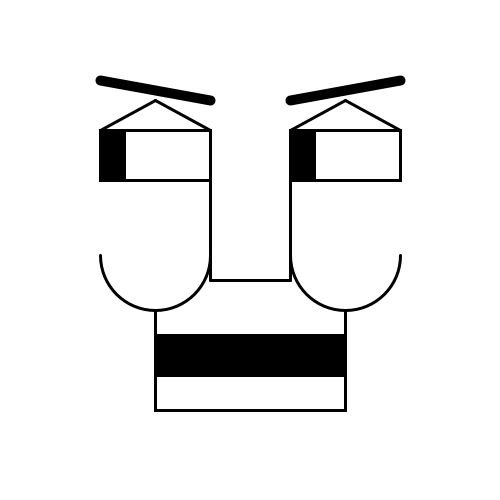
Frame 1 (no input)
Frame 60 (the mouse pressed at the canvas centre just before this capture): identical to frame 1, image omitted
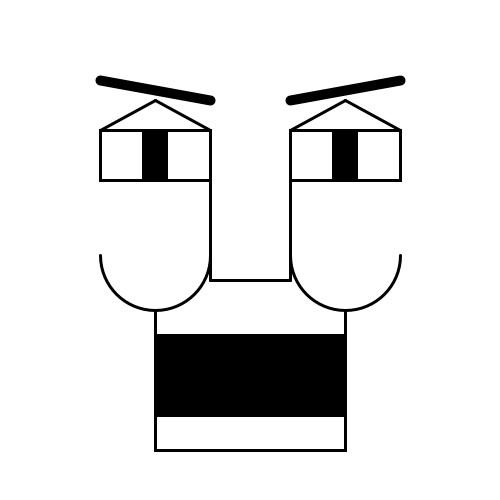
Frame 120 (the mouse held since frame 60 and released just before this capture)

The Processing sketch that drew these frames (run headless with seeded random() and noise(); from frame 60 on, the mouse is pressed at the canvas centre):

// Processing sketch: processing_52041
// ── processing_52041.pde

/*
  Ka Kit Cheong
 Face with mouse
 02/10/2012
 */

// variables
int rightEye_xpos = 332;
int eyeWidth = 26;
int Eyebrow_ypos = 80;
int EyebrowThickness = 10;
int mouthHeight = 40;
int lipHeight = 35;


// setup 
void setup() {
  size(500, 500);
  smooth();
  stroke(0);
  strokeWeight(3);
  fill(255);
}

void draw() {
  background(255);
  
  float leftEye_xpos = map(mouseX, 0, width, 100, 184);
  float rightEye_xpos = map(mouseX, 0, width, 290, 374);
  float mouthHeight = map(mouseX, 0, width , 40, 120);

  // Left Eye
  rect(100, 130, 110, 50);
  noStroke();
  fill(0);
  rect(leftEye_xpos, 130, eyeWidth, 50);

  // Left Eyebrow
  stroke(0);
  line(100, 130, 155, 100);
  line(155, 100, 210, 130);
  strokeWeight(EyebrowThickness);
  line(100, Eyebrow_ypos, 210, 100);

  // Right Eye
  strokeWeight(3);
  stroke(0);
  fill(255);
  rect(290, 130, 110, 50);
  noStroke();
  fill(0);
  rect(rightEye_xpos, 130, eyeWidth, 50);

  // Right Eyebrow
  stroke(0);
  line(290, 130, 345, 100);
  line(345, 100, 400, 130);
  strokeWeight(EyebrowThickness);
  line(290, 100, 400, Eyebrow_ypos);

  // Nose
  stroke(0);
  strokeWeight(3);
  fill(255);
  line(210, 180, 210, 280);
  line(210, 280, 290, 280);
  line(290, 280, 290, 180);

  arc(155, 255, 110, 110, 0, PI); // Semicircle on left face
  arc(345, 255, 110, 110, 0, PI); // Semicircle on right face

  // Mouth
  line(155, 310, 155, 335+mouthHeight+lipHeight);
  line(345, 310, 345, 335+mouthHeight+lipHeight);
  fill(0);
  rect(155, 335, 190, mouthHeight);
  stroke(0);
  fill(255);
  rect(155, 335+mouthHeight, 190, 35);
}
